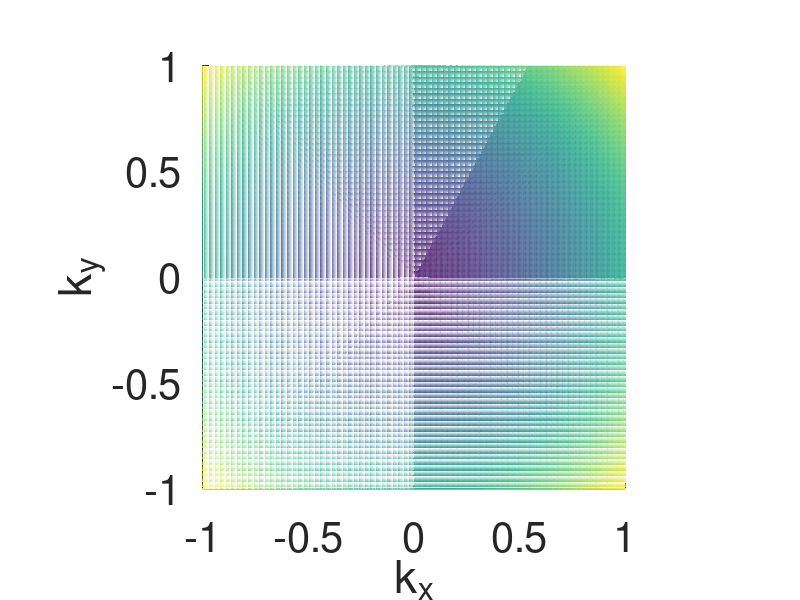
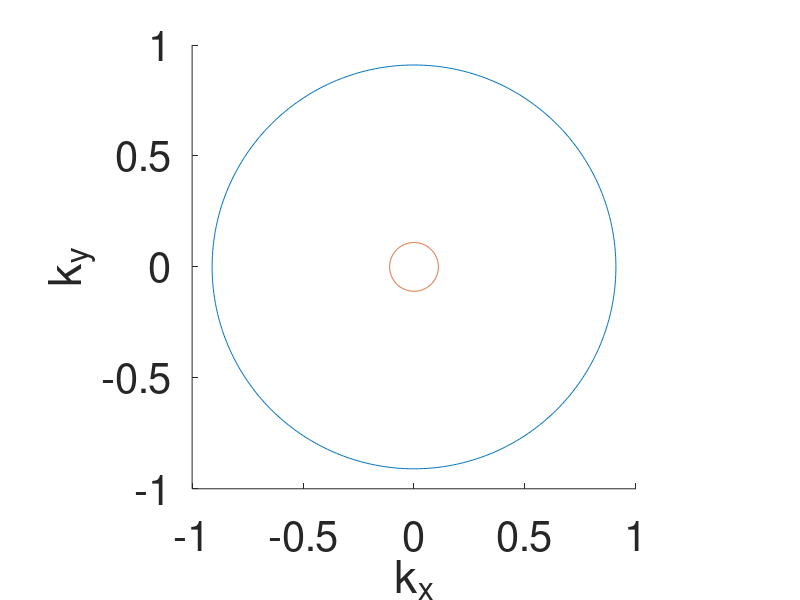

Reproduce these figures in MATLAB, in order.
km = 1;
alpha = 0.8;
n = 500;
Ef = 0.1;

[kx, ky] = meshgrid(linspace(-km,km,n), linspace(-km,km,n));
E1 = kx.^2 + ky.^2;
E2 = alpha * sqrt(E1);
Eplus = E1 + E2;
Eminus = E1 - E2;

figure;
hold on;
axis('square');
set(gca, 'fontsize', 30);
xlabel('k_x');
ylabel('k_y');
zlabel('E(k)');
mesh(kx, ky, Eplus);
mesh(kx, ky, Eminus);

figure;
hold on;
axis('square');
set(gca, 'fontsize', 30);
xlabel('k_x');
ylabel('k_y');
xlim([-km, km]);
ylim([-km, km]);
Kfplus = alpha/2 + sqrt(alpha^2+4*Ef)/2;
Kfminus = -alpha/2 + sqrt(alpha^2+4*Ef)/2;
polar(linspace(0,2*pi,n), Kfplus*ones(1,n));
polar(linspace(0,2*pi,n), Kfminus*ones(1,n));